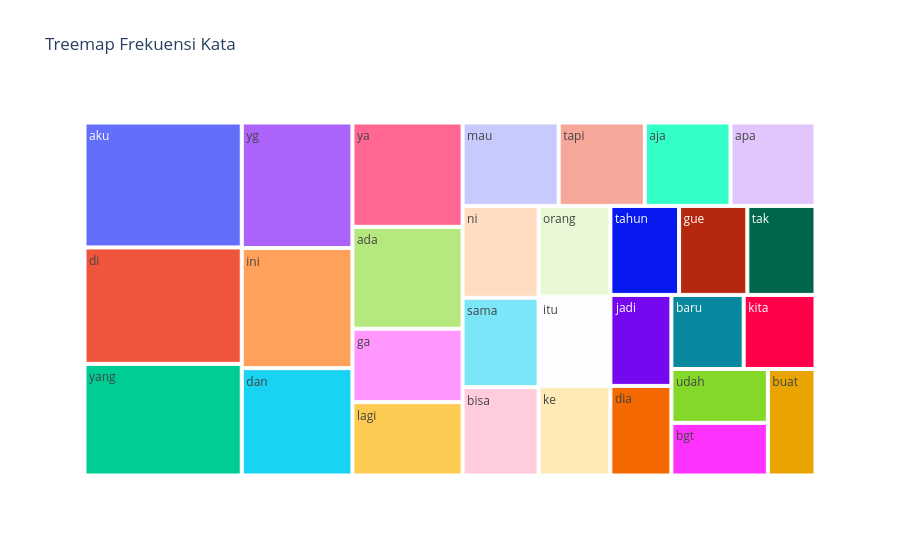

Notebook cell for this chart:
### Code cell
fig6 = px.treemap(
    data_kata.to_pandas(),
    path=["kata"],
    values="frekuensi",
    title="Treemap Frekuensi Kata"
)
fig6.show()

### Figure 1 — Plotly figure (JSON) as saved in the notebook; plotly's stock layout.template omitted (floating-point values rounded to 4 significant figures)
{"data": [{"branchvalues": "total", "domain": {"x": [0, 1], "y": [0, 1]}, "hovertemplate": "labels=%{label}<br>frekuensi=%{value}<br>parent=%{parent}<br>id=%{id}<extra></extra>", "ids": ["aku", "di", "yang", "yg", "ini", "dan", "ya", "ada", "ga", "lagi", "mau", "tapi", "aja", "apa", "ni", "sama", "bisa", "orang", "itu", "ke", "tahun", "gue", "tak", "jadi", "dia", "baru", "kita", "udah", "bgt", "buat"], "labels": ["aku", "di", "yang", "yg", "ini", "dan", "ya", "ada", "ga", "lagi", "mau", "tapi", "aja", "apa", "ni", "sama", "bisa", "orang", "itu", "ke", "tahun", "gue", "tak", "jadi", "dia", "baru", "kita", "udah", "bgt", "buat"], "name": "", "parents": ["", "", "", "", "", "", "", "", "", "", "", "", "", "", "", "", "", "", "", "", "", "", "", "", "", "", "", "", "", ""], "type": "treemap", "values": [336200.0, 313300.0, 300300.0, 237700.0, 227300.0, 203200.0, 196600.0, 192000.0, 138400.0, 138300.0, 137100.0, 123000.0, 122200.0, 121200.0, 119600.0, 116200.0, 115000.0, 111400.0, 109900.0, 109600.0, 104600.0, 104000.0, 103800.0, 95010.0, 93520.0, 91640.0, 91030.0, 88890.0, 86910.0, 86800.0]}], "layout": {"legend": {"tracegroupgap": 0}, "title": {"text": "Treemap Frekuensi Kata"}}}
